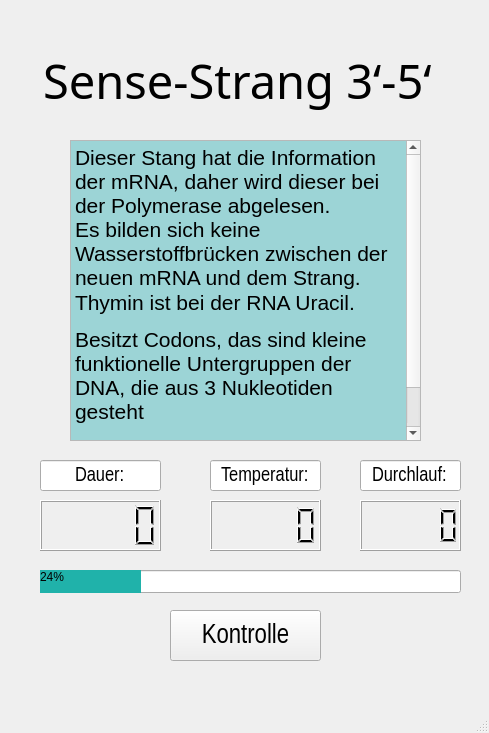
<?xml version="1.0" encoding="UTF-8"?>
<ui version="4.0">
 <class>AblaufWindowSens</class>
 <widget class="QMainWindow" name="AblaufWindowSens">
  <property name="geometry">
   <rect>
    <x>0</x>
    <y>0</y>
    <width>489</width>
    <height>733</height>
   </rect>
  </property>
  <property name="windowTitle">
   <string>Annealing</string>
  </property>
  <widget class="QWidget" name="centralwidget">
   <widget class="QTextEdit" name="textEdit">
    <property name="geometry">
     <rect>
      <x>70</x>
      <y>140</y>
      <width>351</width>
      <height>301</height>
     </rect>
    </property>
    <property name="readOnly">
     <bool>true</bool>
    </property>
    <property name="html">
     <string>&lt;!DOCTYPE HTML PUBLIC &quot;-//W3C//DTD HTML 4.0//EN&quot; &quot;http://www.w3.org/TR/REC-html40/strict.dtd&quot;&gt;
&lt;html&gt;&lt;head&gt;&lt;meta name=&quot;qrichtext&quot; content=&quot;1&quot; /&gt;&lt;meta charset=&quot;utf-8&quot; /&gt;&lt;style type=&quot;text/css&quot;&gt;
p, li { white-space: pre-wrap; }
hr { height: 1px; border-width: 0; }
li.unchecked::marker { content: &quot;\2610&quot;; }
li.checked::marker { content: &quot;\2612&quot;; }
&lt;/style&gt;&lt;/head&gt;&lt;body style=&quot; font-family:'Segoe UI'; font-size:9pt; font-weight:400; font-style:normal;&quot; bgcolor=&quot;#9cd4d6&quot;&gt;
&lt;p style=&quot; margin-top:0px; margin-bottom:0px; margin-left:0px; margin-right:0px; -qt-block-indent:0; text-indent:0px;&quot;&gt;&lt;span style=&quot; font-family:'Arial Narrow','sans-serif'; font-size:16pt;&quot;&gt;Dieser Stang hat die Information der mRNA, daher wird dieser bei der Polymerase abgelesen.&lt;/span&gt;&lt;span style=&quot; font-family:'Arial Narrow'; font-size:16pt;&quot;&gt; &lt;br /&gt;&lt;/span&gt;&lt;span style=&quot; font-family:'Arial Narrow','sans-serif'; font-size:16pt;&quot;&gt;Es bilden sich keine Wasserstoffbrücken zwischen der neuen mRNA und dem Strang.&lt;/span&gt;&lt;/p&gt;
&lt;p style=&quot; margin-top:0px; margin-bottom:0px; margin-left:0px; margin-right:0px; -qt-block-indent:0; text-indent:0px;&quot;&gt;&lt;span style=&quot; font-family:'Arial Narrow','sans-serif'; font-size:16pt;&quot;&gt;Thymin ist bei der RNA Uracil.&lt;/span&gt;&lt;span style=&quot; font-family:'Arial Narrow'; font-size:16pt;&quot;&gt; &lt;/span&gt;&lt;/p&gt;
&lt;p style=&quot; margin-top:12px; margin-bottom:12px; margin-left:0px; margin-right:0px; -qt-block-indent:0; text-indent:0px;&quot;&gt;&lt;span style=&quot; font-family:'Arial Narrow','sans-serif'; font-size:16pt;&quot;&gt;Besitzt Codons, das sind kleine funktionelle Untergruppen der DNA, die aus 3 Nukleotiden gesteht&lt;/span&gt;&lt;span style=&quot; font-family:'Arial Narrow'; font-size:16pt;&quot;&gt; &lt;/span&gt;&lt;/p&gt;
&lt;p style=&quot; margin-top:12px; margin-bottom:12px; margin-left:0px; margin-right:0px; -qt-block-indent:0; text-indent:0px;&quot;&gt;&lt;span style=&quot; font-family:'Arial Narrow','sans-serif'; font-size:16pt;&quot;&gt;Besitzt die komplementäre Sequenz zu tRNA&lt;/span&gt;&lt;span style=&quot; font-family:'Arial Narrow'; font-size:16pt;&quot;&gt; &lt;/span&gt;&lt;/p&gt;&lt;/body&gt;&lt;/html&gt;</string>
    </property>
   </widget>
   <widget class="QLabel" name="label">
    <property name="geometry">
     <rect>
      <x>-2</x>
      <y>50</y>
      <width>491</width>
      <height>61</height>
     </rect>
    </property>
    <property name="font">
     <font>
      <family>Tw Cen MT</family>
      <pointsize>35</pointsize>
      <bold>false</bold>
     </font>
    </property>
    <property name="text">
     <string>Sense-Strang 3‘-5‘ </string>
    </property>
    <property name="alignment">
     <set>Qt::AlignCenter</set>
    </property>
   </widget>
   <widget class="QPushButton" name="btn_Kontrolle">
    <property name="geometry">
     <rect>
      <x>170</x>
      <y>610</y>
      <width>151</width>
      <height>51</height>
     </rect>
    </property>
    <property name="font">
     <font>
      <family>Arial Narrow</family>
      <pointsize>20</pointsize>
     </font>
    </property>
    <property name="text">
     <string>Kontrolle</string>
    </property>
   </widget>
   <widget class="QLCDNumber" name="DL_zaehler">
    <property name="geometry">
     <rect>
      <x>360</x>
      <y>500</y>
      <width>101</width>
      <height>51</height>
     </rect>
    </property>
   </widget>
   <widget class="QLineEdit" name="DL_line">
    <property name="geometry">
     <rect>
      <x>360</x>
      <y>460</y>
      <width>101</width>
      <height>31</height>
     </rect>
    </property>
    <property name="font">
     <font>
      <family>Arial Narrow</family>
      <pointsize>15</pointsize>
     </font>
    </property>
    <property name="text">
     <string>Durchlauf:</string>
    </property>
    <property name="alignment">
     <set>Qt::AlignCenter</set>
    </property>
    <property name="readOnly">
     <bool>true</bool>
    </property>
   </widget>
   <widget class="QLCDNumber" name="Timer_zaehler">
    <property name="geometry">
     <rect>
      <x>40</x>
      <y>500</y>
      <width>121</width>
      <height>51</height>
     </rect>
    </property>
   </widget>
   <widget class="QLineEdit" name="Dauer_line">
    <property name="geometry">
     <rect>
      <x>40</x>
      <y>460</y>
      <width>121</width>
      <height>31</height>
     </rect>
    </property>
    <property name="font">
     <font>
      <family>Arial Narrow</family>
      <pointsize>15</pointsize>
     </font>
    </property>
    <property name="text">
     <string>Dauer:</string>
    </property>
    <property name="alignment">
     <set>Qt::AlignCenter</set>
    </property>
    <property name="readOnly">
     <bool>true</bool>
    </property>
   </widget>
   <widget class="QLCDNumber" name="temp_sensA">
    <property name="geometry">
     <rect>
      <x>210</x>
      <y>500</y>
      <width>111</width>
      <height>51</height>
     </rect>
    </property>
   </widget>
   <widget class="QLineEdit" name="Temp_line">
    <property name="geometry">
     <rect>
      <x>210</x>
      <y>460</y>
      <width>111</width>
      <height>31</height>
     </rect>
    </property>
    <property name="font">
     <font>
      <family>Arial Narrow</family>
      <pointsize>15</pointsize>
     </font>
    </property>
    <property name="text">
     <string>Temperatur:</string>
    </property>
    <property name="alignment">
     <set>Qt::AlignCenter</set>
    </property>
    <property name="readOnly">
     <bool>true</bool>
    </property>
   </widget>
   <widget class="QProgressBar" name="progressBar_sens">
    <property name="geometry">
     <rect>
      <x>40</x>
      <y>570</y>
      <width>421</width>
      <height>23</height>
     </rect>
    </property>
    <property name="toolTip">
     <string>&lt;html&gt;&lt;head/&gt;&lt;body&gt;&lt;p&gt;&lt;br/&gt;&lt;/p&gt;&lt;/body&gt;&lt;/html&gt;</string>
    </property>
    <property name="styleSheet">
     <string notr="true">QProgressBar::chunk{
	background-color: #20B2AA
}</string>
    </property>
    <property name="value">
     <number>24</number>
    </property>
   </widget>
  </widget>
  <widget class="QMenuBar" name="menubar">
   <property name="geometry">
    <rect>
     <x>0</x>
     <y>0</y>
     <width>489</width>
     <height>22</height>
    </rect>
   </property>
  </widget>
  <widget class="QStatusBar" name="statusbar"/>
 </widget>
 <resources/>
 <connections/>
</ui>
